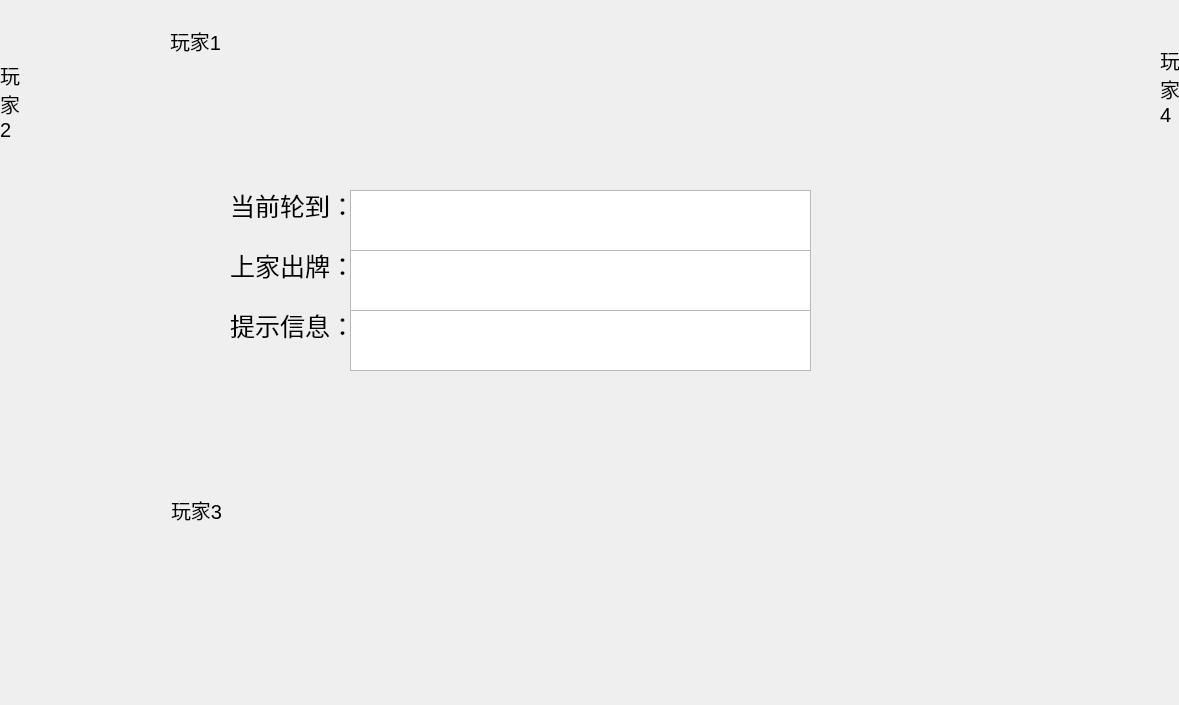
<?xml version="1.0" encoding="UTF-8"?>
<ui version="4.0">
 <class>MainWindow</class>
 <widget class="QMainWindow" name="MainWindow">
  <property name="geometry">
   <rect>
    <x>0</x>
    <y>0</y>
    <width>1179</width>
    <height>705</height>
   </rect>
  </property>
  <property name="windowTitle">
   <string>MainWindow</string>
  </property>
  <property name="styleSheet">
   <string notr="true"/>
  </property>
  <widget class="QWidget" name="centralWidget">
   <widget class="QWidget" name="widget" native="true">
    <property name="geometry">
     <rect>
      <x>350</x>
      <y>180</y>
      <width>461</width>
      <height>211</height>
     </rect>
    </property>
    <widget class="QTextBrowser" name="turn">
     <property name="geometry">
      <rect>
       <x>0</x>
       <y>10</y>
       <width>461</width>
       <height>61</height>
      </rect>
     </property>
     <property name="styleSheet">
      <string notr="true">QTextBrowser{border-image:url(:/其他图片/SOURSES/01.jpg);}
QTextBrowser{border-color:rgb(0, 0, 0);}
QTextBrowser{font-size:25px}</string>
     </property>
    </widget>
    <widget class="QTextBrowser" name="past">
     <property name="geometry">
      <rect>
       <x>0</x>
       <y>70</y>
       <width>461</width>
       <height>61</height>
      </rect>
     </property>
     <property name="styleSheet">
      <string notr="true">QTextBrowser{border-image:url(:/其他图片/SOURSES/01.jpg);}
QTextBrowser{font-size:25px}</string>
     </property>
    </widget>
    <widget class="QTextBrowser" name="others">
     <property name="geometry">
      <rect>
       <x>0</x>
       <y>130</y>
       <width>461</width>
       <height>61</height>
      </rect>
     </property>
     <property name="styleSheet">
      <string notr="true">QTextBrowser{border-image:url(:/其他图片/SOURSES/01.jpg);}
QTextBrowser{font-size:25px}</string>
     </property>
    </widget>
    <widget class="QLabel" name="tonghuashun">
     <property name="geometry">
      <rect>
       <x>330</x>
       <y>65</y>
       <width>131</width>
       <height>41</height>
      </rect>
     </property>
     <property name="styleSheet">
      <string notr="true">QLabel{font-size:25px}</string>
     </property>
     <property name="text">
      <string/>
     </property>
    </widget>
   </widget>
   <widget class="QLabel" name="label">
    <property name="geometry">
     <rect>
      <x>230</x>
      <y>245</y>
      <width>131</width>
      <height>41</height>
     </rect>
    </property>
    <property name="styleSheet">
     <string notr="true">QLabel{font-size:25px}</string>
    </property>
    <property name="text">
     <string>上家出牌：</string>
    </property>
   </widget>
   <widget class="QLabel" name="label_2">
    <property name="geometry">
     <rect>
      <x>230</x>
      <y>185</y>
      <width>131</width>
      <height>41</height>
     </rect>
    </property>
    <property name="styleSheet">
     <string notr="true">QLabel{font-size:25px}</string>
    </property>
    <property name="text">
     <string>当前轮到：</string>
    </property>
   </widget>
   <widget class="QLabel" name="label_3">
    <property name="geometry">
     <rect>
      <x>230</x>
      <y>305</y>
      <width>131</width>
      <height>41</height>
     </rect>
    </property>
    <property name="styleSheet">
     <string notr="true">QLabel{font-size:25px}</string>
    </property>
    <property name="text">
     <string>提示信息：</string>
    </property>
   </widget>
   <widget class="QLabel" name="label_4">
    <property name="geometry">
     <rect>
      <x>170</x>
      <y>20</y>
      <width>72</width>
      <height>41</height>
     </rect>
    </property>
    <property name="styleSheet">
     <string notr="true">QLabel{font-size:20px}</string>
    </property>
    <property name="text">
     <string>玩家1</string>
    </property>
   </widget>
   <widget class="QLabel" name="label_5">
    <property name="geometry">
     <rect>
      <x>0</x>
      <y>50</y>
      <width>31</width>
      <height>101</height>
     </rect>
    </property>
    <property name="styleSheet">
     <string notr="true">QLabel{font-size:20px}</string>
    </property>
    <property name="text">
     <string>玩
家
2</string>
    </property>
   </widget>
   <widget class="QLabel" name="label_6">
    <property name="geometry">
     <rect>
      <x>1160</x>
      <y>40</y>
      <width>31</width>
      <height>91</height>
     </rect>
    </property>
    <property name="styleSheet">
     <string notr="true">QLabel{font-size:20px}</string>
    </property>
    <property name="text">
     <string>玩
家
4</string>
    </property>
   </widget>
   <widget class="QLabel" name="label_7">
    <property name="geometry">
     <rect>
      <x>171</x>
      <y>494</y>
      <width>71</width>
      <height>31</height>
     </rect>
    </property>
    <property name="styleSheet">
     <string notr="true">QLabel{font-size:20px}</string>
    </property>
    <property name="text">
     <string>玩家3</string>
    </property>
   </widget>
  </widget>
 </widget>
 <layoutdefault spacing="6" margin="11"/>
 <resources/>
 <connections/>
</ui>
